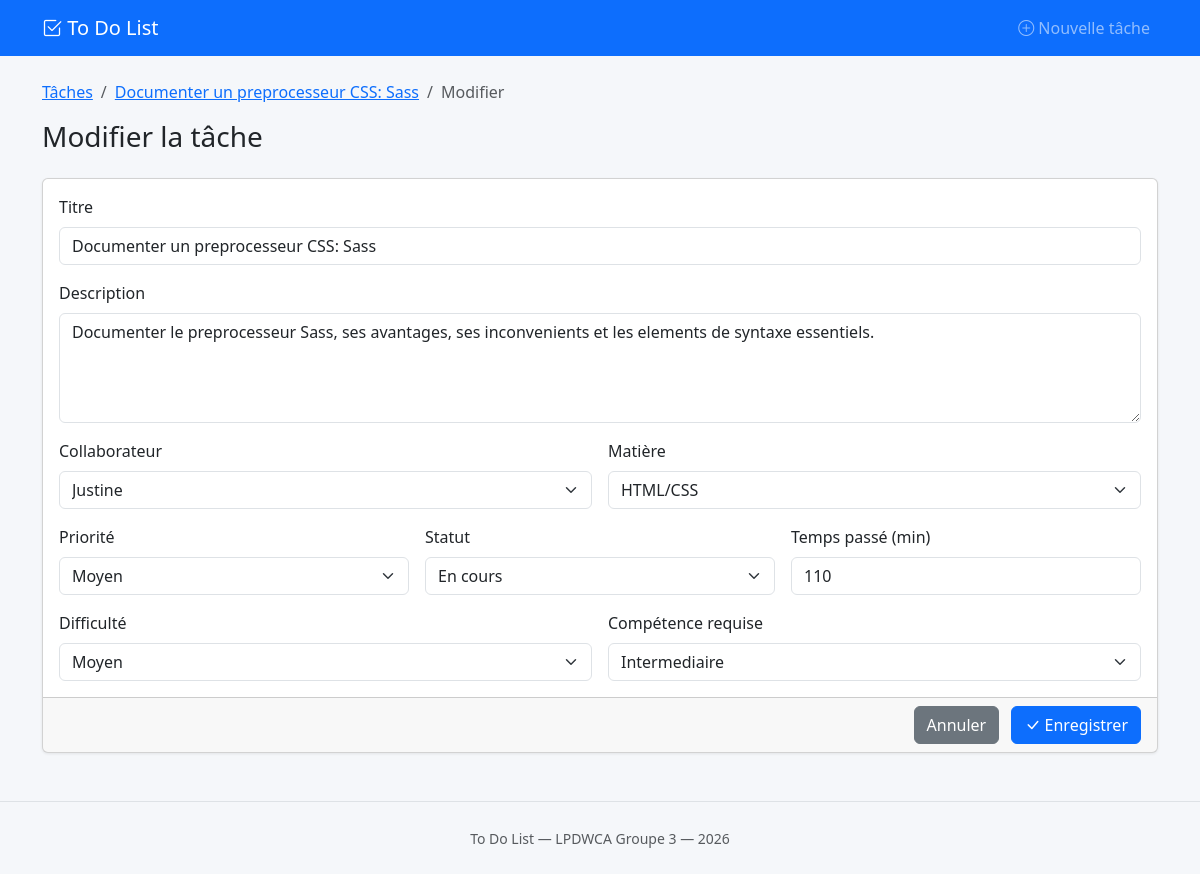
The page /edit.php?id=3 on the database its author committed.
### tables this page shows
CREATE TABLE taches (
                        id_tache                   INT UNSIGNED     NOT NULL AUTO_INCREMENT,
                        libelle                    VARCHAR(255)     NOT NULL,
                        description                TEXT             NOT NULL,
                        date_creation              DATETIME         NOT NULL,
                        date_modification          DATETIME         NOT NULL,
                        date_completion            DATETIME         NULL,
                        temps_passe_minutes        SMALLINT UNSIGNED NOT NULL DEFAULT 0,
                        id_collaborateur           INT UNSIGNED     NOT NULL,
                        id_priorite                TINYINT UNSIGNED NOT NULL,
                        id_statut_tache            TINYINT UNSIGNED NOT NULL,
                        id_matiere                 SMALLINT UNSIGNED NOT NULL,
                        id_niveau_competence_requis TINYINT UNSIGNED NOT NULL,
                        id_niveau_difficulte       TINYINT UNSIGNED NOT NULL,
                        PRIMARY KEY (id_tache),
                        KEY idx_taches_collaborateur  (id_collaborateur),
                        KEY idx_taches_priorite     (id_priorite),
                        KEY idx_taches_statut       (id_statut_tache),
                        KEY idx_taches_matiere      (id_matiere),
                        KEY idx_taches_competence   (id_niveau_competence_requis),
                        KEY idx_taches_difficulte   (id_niveau_difficulte),
                        KEY idx_taches_diff_comp    (id_niveau_difficulte, id_niveau_competence_requis),
                        CONSTRAINT fk_taches_collaborateurs
                            FOREIGN KEY (id_collaborateur)
                                REFERENCES collaborateurs (id_collaborateur)
                                ON UPDATE CASCADE ON DELETE RESTRICT,
                        CONSTRAINT fk_taches_priorite
                            FOREIGN KEY (id_priorite)
                                REFERENCES priorites (id_priorite)
                                ON UPDATE CASCADE ON DELETE RESTRICT,
                        CONSTRAINT fk_taches_statut
                            FOREIGN KEY (id_statut_tache)
                                REFERENCES statuts_tache (id_statut_tache)
                                ON UPDATE CASCADE ON DELETE RESTRICT,
                        CONSTRAINT fk_taches_matiere
                            FOREIGN KEY (id_matiere)
                                REFERENCES matieres (id_matiere)
                                ON UPDATE CASCADE ON DELETE RESTRICT,
                        CONSTRAINT fk_taches_competence
                            FOREIGN KEY (id_niveau_competence_requis)
                                REFERENCES niveaux_competence (id_niveau_competence)
                                ON UPDATE CASCADE ON DELETE RESTRICT,
                        CONSTRAINT fk_taches_difficulte
                            FOREIGN KEY (id_niveau_difficulte)
                                REFERENCES niveaux_difficulte (id_niveau_difficulte)
                                ON UPDATE CASCADE ON DELETE RESTRICT,
     
                        CONSTRAINT fk_taches_compatibilite
                            FOREIGN KEY (id_niveau_difficulte, id_niveau_competence_requis)
                                REFERENCES niveaux_difficulte_competence (id_niveau_difficulte, id_niveau_competence)
                                ON UPDATE CASCADE ON DELETE RESTRICT
);

CREATE TABLE collaborateurs (
                              id_collaborateur INT UNSIGNED    NOT NULL AUTO_INCREMENT,
                              nom_affichage   VARCHAR(100)    NOT NULL,
                              email           VARCHAR(190)    NULL,
                              date_creation   DATETIME        NOT NULL DEFAULT CURRENT_TIMESTAMP,
                              PRIMARY KEY (id_collaborateur),
                              UNIQUE KEY uq_collaborateur_nom   (nom_affichage),
                              UNIQUE KEY uq_collaborateur_email (email)
);

CREATE TABLE matieres (
                          id_matiere  SMALLINT UNSIGNED NOT NULL,
                          libelle     VARCHAR(150)      NOT NULL,
                          PRIMARY KEY (id_matiere),
                          UNIQUE KEY uq_matieres_libelle (libelle)
);

CREATE TABLE priorites (
                           id_priorite      TINYINT UNSIGNED NOT NULL,
                           libelle          VARCHAR(50)      NOT NULL,
                           ordre_affichage  TINYINT UNSIGNED NOT NULL,
                           PRIMARY KEY (id_priorite),
                           UNIQUE KEY uq_priorites_libelle (libelle)
);

CREATE TABLE statuts_tache (
                               id_statut_tache  TINYINT UNSIGNED NOT NULL,
                               libelle          VARCHAR(80)      NOT NULL,
                               ordre_affichage  TINYINT UNSIGNED NOT NULL,
                               est_terminal     TINYINT(1)       NOT NULL DEFAULT 0,
                               PRIMARY KEY (id_statut_tache),
                               UNIQUE KEY uq_statuts_tache_libelle (libelle)
);

CREATE TABLE niveaux_difficulte (
                                    id_niveau_difficulte  TINYINT UNSIGNED NOT NULL,
                                    libelle               VARCHAR(50)      NOT NULL,
                                    note                  VARCHAR(255)     NOT NULL,
                                    ordre_niveau          TINYINT UNSIGNED NOT NULL,
                                    PRIMARY KEY (id_niveau_difficulte),
                                    UNIQUE KEY uq_niveaux_difficulte_libelle (libelle)
);

### includes/functions.php (called while the page is built, shortened)
<?php
function e(string $str): string
{
    return htmlspecialchars($str, ENT_QUOTES, 'UTF-8');
}

### includes/task_form.php (the view, shortened to what this page needs)
<form method="post" class="needs-validation" novalidate>
    <div class="card mb-4">
        <div class="card-body">
            <div class="row g-3">
                <div class="col-12">
                    <label for="libelle" class="form-label">Titre</label>
                    <input type="text" id="libelle" name="libelle" class="form-control" required
                           value="<?= e($task['libelle'] ?? '') ?>">
                </div>
                <div class="col-12">
                    <label for="description" class="form-label">Description</label>
                    <textarea id="description" name="description" class="form-control" rows="4" required><?= e($task['description'] ?? '') ?></textarea>
                </div>
                <div class="col-md-6">
                    <label for="id_collaborateur" class="form-label">Collaborateur</label>
                    <select id="id_collaborateur" name="id_collaborateur" class="form-select" required>
                        <?php foreach ($collaborateurs as $c): ?>
                            <option value="<?= $c['id_collaborateur'] ?>"
                                <?= ($task['id_collaborateur'] ?? '') == $c['id_collaborateur'] ? 'selected' : '' ?>>
                                <?= e($c['nom_affichage']) ?>
                            </option>
                        <?php endforeach; ?>
                    </select>
                </div>
                <div class="col-md-6">
                    <label for="id_matiere" class="form-label">Matière</label>
                    <select id="id_matiere" name="id_matiere" class="form-select" required>
                        <?php foreach ($matieres as $m): ?>
                            <option value="<?= $m['id_matiere'] ?>"
                                <?= ($task['id_matiere'] ?? '') == $m['id_matiere'] ? 'selected' : '' ?>>
                                <?= e($m['libelle']) ?>
                            </option>
                        <?php endforeach; ?>
                    </select>
                </div>
                <div class="col-md-4">
                    <label for="id_priorite" class="form-label">Priorité</label>
                    <select id="id_priorite" name="id_priorite" class="form-select" required>
                        <?php foreach ($priorites as $p): ?>
                            <option value="<?= $p['id_priorite'] ?>"
                                <?= ($task['id_priorite'] ?? '') == $p['id_priorite'] ? 'selected' : '' ?>>
                                <?= e($p['libelle']) ?>
                            </option>
                        <?php endforeach; ?>
                    </select>
                </div>
                <div class="col-md-4">
                    <label for="id_statut_tache" class="form-label">Statut</label>
                    <select id="id_statut_tache" name="id_statut_tache" class="form-select" required>
                        <?php foreach ($statuts as $s): ?>
                            <option value="<?= $s['id_statut_tache'] ?>"
                                <?= ($task['id_statut_tache'] ?? '') == $s['id_statut_tache'] ? 'selected' : '' ?>>
                                <?= e($s['libelle']) ?>
                            </option>
                        <?php endforeach; ?>
                    </select>
                </div>
                <div class="col-md-4">
                    <label for="temps_passe_minutes" class="form-label">Temps passé (min)</label>
                    <input type="number" id="temps_passe_minutes" name="temps_passe_minutes"
                           class="form-control" min="0"
                           value="<?= (int) ($task['temps_passe_minutes'] ?? 0) ?>">
                </div>
                <div class="col-md-6">
                    <label for="id_niveau_difficulte" class="form-label">Difficulté</label>
                    <select id="id_niveau_difficulte" name="id_niveau_difficulte" class="form-select" required>
                        <?php foreach ($difficultes as $d): ?>
                            <option value="<?= $d['id_niveau_difficulte'] ?>"
                                <?= ($task['id_niveau_difficulte'] ?? '') == $d['id_niveau_difficulte'] ? 'selected' : '' ?>>
                                <?= e($d['libelle']) ?>
                            </option>
                        <?php endforeach; ?>
                    </select>
                </div>
                <div class="col-md-6">
                    <label for="id_niveau_competence_requis" class="form-label">Compétence requise</label>
                    <select id="id_niveau_competence_requis" name="id_niveau_competence_requis"
                            class="form-select" required>
                        <option value="">-- Choisir une difficulté d'abord --</option>
                    </select>
                </div>
            </div>
        </div>
        <div class="card-footer text-end">
            <a href="<?= $isEdit ? "task.php?id={$task['id_tache']}" : 'index.php' ?>"
               class="btn btn-secondary me-2">Annuler</a>
            <button type="submit" class="btn btn-primary">
                <i class="bi bi-check-lg"></i>
                <?= $isEdit ? 'Enregistrer' : 'Créer la tâche' ?>
            </button>
        </div>
    </div>
</form>

### edit.php (shortened to what this page needs)
<?php
$pdo    = getDB();
$id     = (int) ($_GET['id'] ?? $_POST['id'] ?? 0);
$stmt = $pdo->prepare('SELECT * FROM taches WHERE id_tache = ?');
$stmt->execute([$id]);
$task = $stmt->fetch();
$isEdit    = true;
$collaborateurs = $pdo->query('SELECT * FROM collaborateurs ORDER BY nom_affichage')->fetchAll();
$priorites      = $pdo->query('SELECT * FROM priorites ORDER BY ordre_affichage')->fetchAll();
$statuts        = $pdo->query('SELECT * FROM statuts_tache ORDER BY ordre_affichage')->fetchAll();
$matieres       = $pdo->query('SELECT * FROM matieres ORDER BY libelle')->fetchAll();
$difficultes    = $pdo->query('SELECT * FROM niveaux_difficulte ORDER BY ordre_niveau')->fetchAll();
require 'includes/header.php';
?>
<nav aria-label="breadcrumb" class="mb-3">
    <ol class="breadcrumb">
        <li class="breadcrumb-item"><a href="index.php">Tâches</a></li>
        <li class="breadcrumb-item"><a href="task.php?id=<?= $id ?>"><?= e($task['libelle']) ?></a></li>
        <li class="breadcrumb-item active">Modifier</li>
    </ol>
</nav>
<h1 class="h3 mb-4">Modifier la tâche</h1>
<?php require 'includes/task_form.php'; ?>
<?php require 'includes/footer.php'; ?>

### css/style.css (style rules this page uses)
body { background-color: #f5f7fa; }
.card { box-shadow: 0 1px 3px rgba(0, 0, 0, 0.08); }

### rows shown on the page
taches: libelle "Documenter un preprocesseur CSS: Sass", description "Documenter le preprocesseur Sass, ses avantages, ses inconvenients et les elements de syntaxe essentiels.", id_collaborateur "Justine", id_matiere "HTML/CSS", id_priorite "Moyen", id_statut_tache "En cours", temps_passe_minutes "110", id_niveau_difficulte "Moyen"
